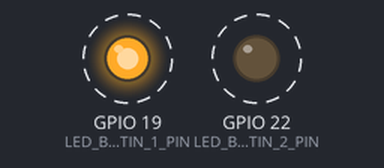
A sketch run on a simulated ESP32. On the bench: output pins drawn as LEDs (lit = HIGH). Dashed ring = blinking.

Above: at 0.2 s.
Timing chart, 0 to 3.0 s (numbered marks = the images above):
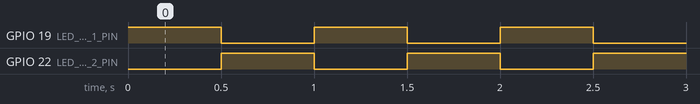

Measured:
- by itself, GPIO 19 (LED_BUILTIN_1_PIN), GPIO 22 (LED_BUILTIN_2_PIN): alternates HIGH for 0.50 s and LOW for 0.50 s

The sketch:

ESP32_Audio_Dev_blink.ino
```cpp
/**
 * Blink two red LEDs for the ESP32 Audio Development Platform
 * Alternates between each LED on and off every second
 */

#define LED_BUILTIN_1_PIN 19
#define LED_BUILTIN_2_PIN 22
#define BLINK_INTREVAL 500

void setup()
{
  pinMode(LED_BUILTIN_1_PIN, OUTPUT);
  pinMode(LED_BUILTIN_2_PIN, OUTPUT);
}

void loop()
{
  digitalWrite(LED_BUILTIN_1_PIN, HIGH);
  digitalWrite(LED_BUILTIN_2_PIN, LOW);
  delay(BLINK_INTREVAL);

  digitalWrite(LED_BUILTIN_1_PIN, LOW);
  digitalWrite(LED_BUILTIN_2_PIN, HIGH);
  delay(BLINK_INTREVAL);
}
```
